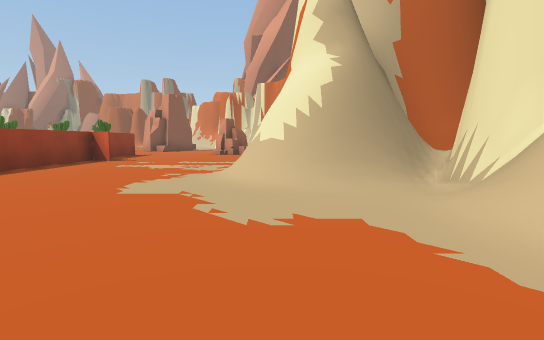
[1] (above)

24 first-person views from a walk through a 3-D level made in the Unity game engine. The camera is 1.3 m above the floor, tilts 6° down and sees 85° across. The floor is counted in squares, 2 m on a side. Each view is taken from the middle of a square. On the plan, view 1 faces up. The plan holds only what a view shows up to about 9 squares ahead; the rest is blank. The place goes on beyond the plan. Some animated figures are not drawn. Some surface patterns are stand-ins.

[2]
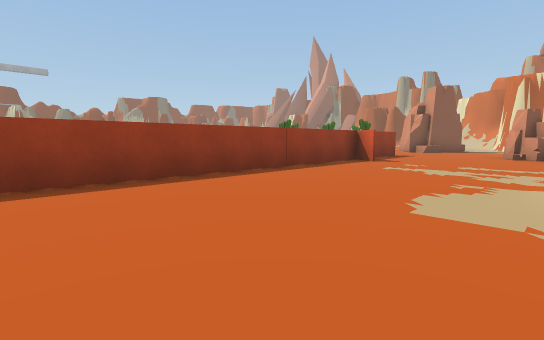

[3]
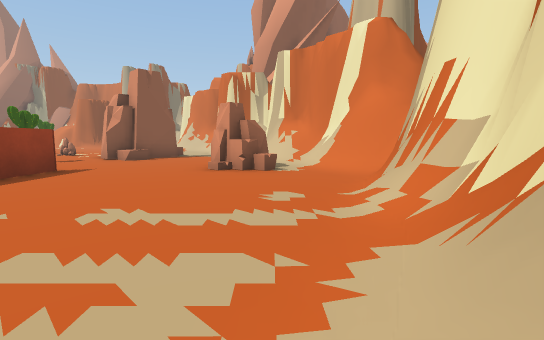

[4]
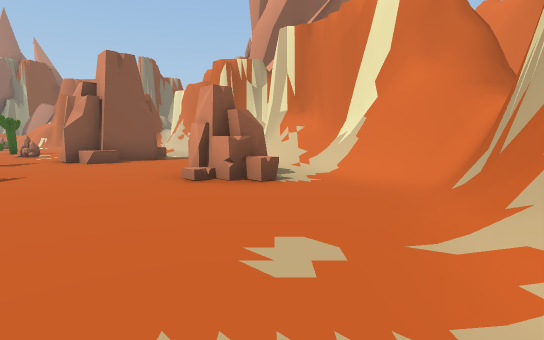

[5]
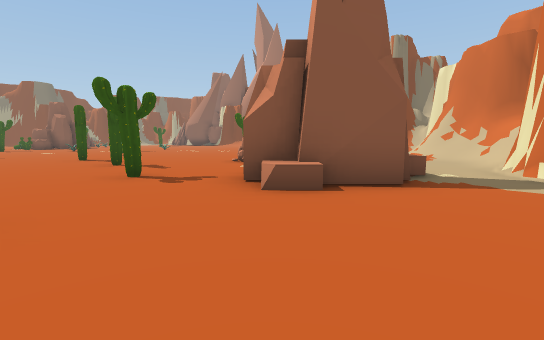

[6]
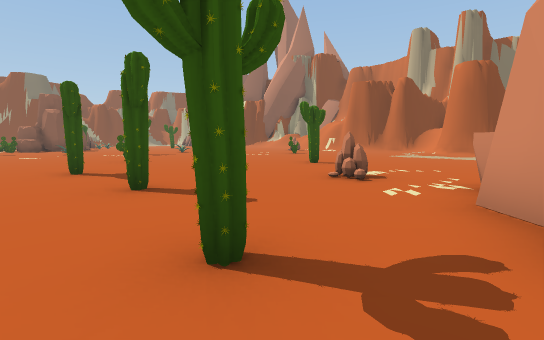

[7]
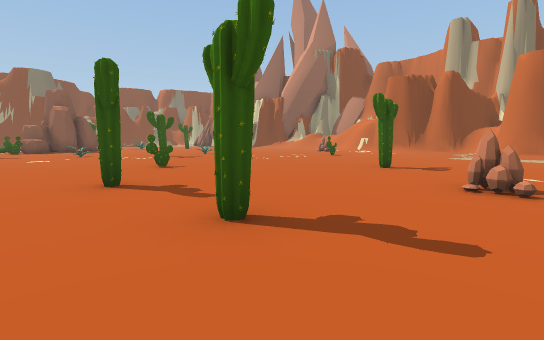

[8]
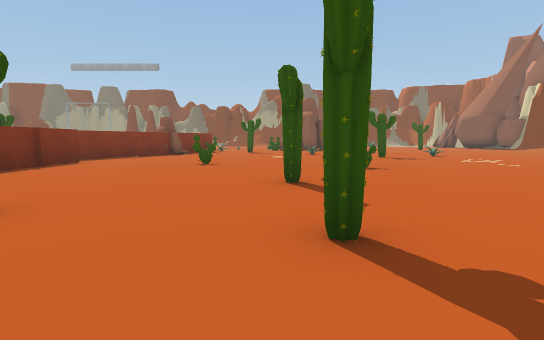

[9]
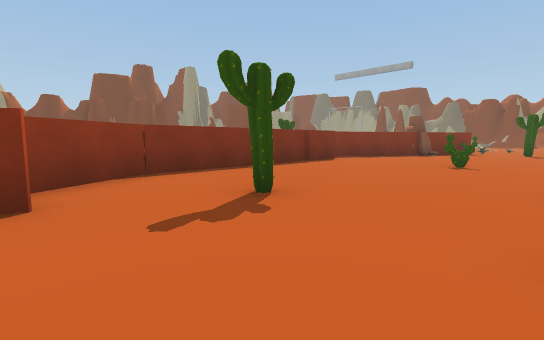

[10]
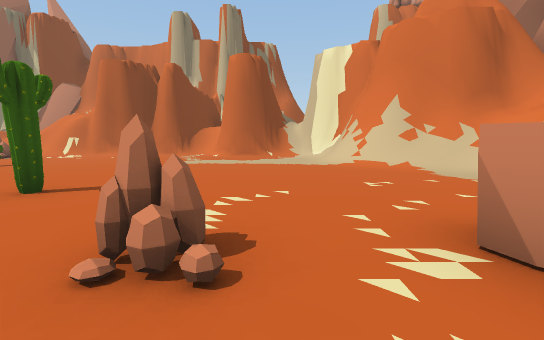

[11]
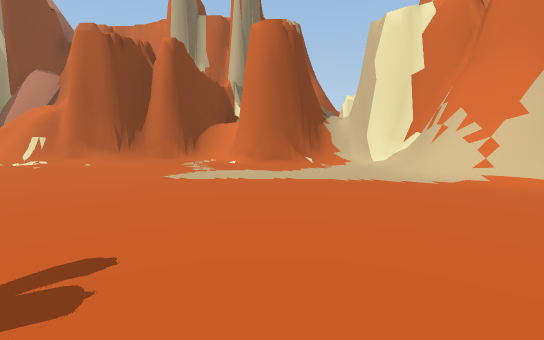

[12]
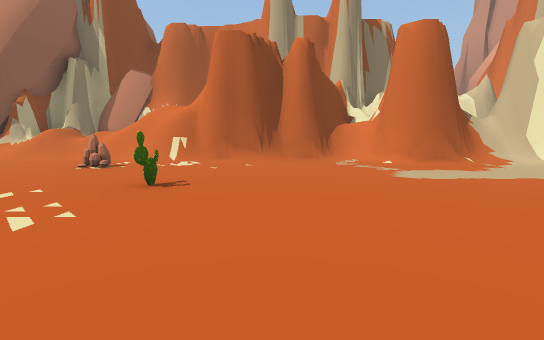

[13]
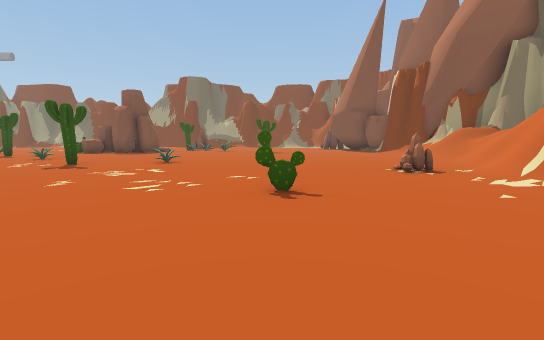

[14]
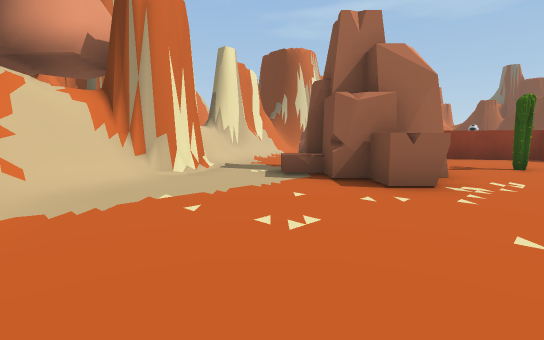

[15]
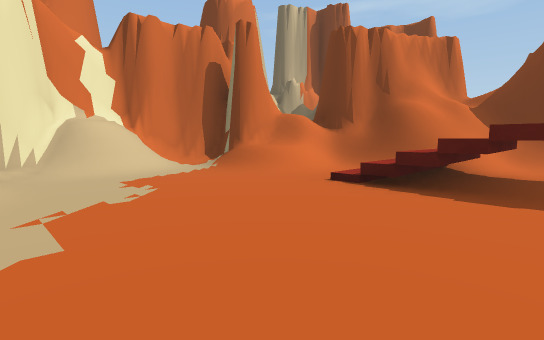

[16]
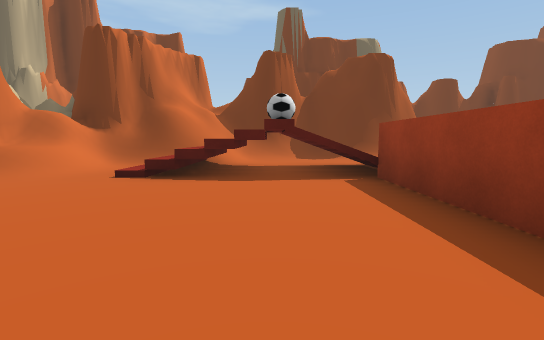

[17]
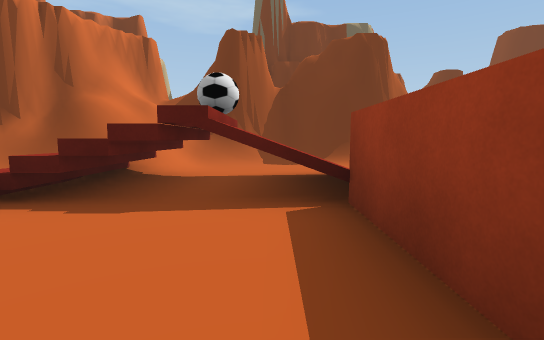

[18]
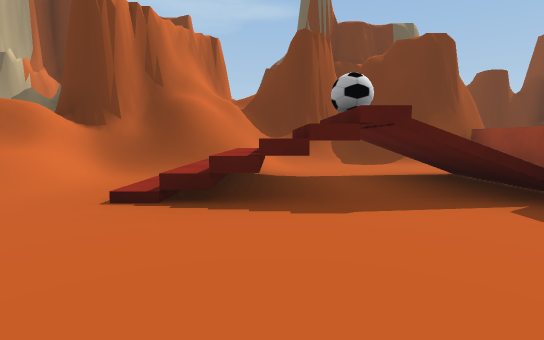

[19]
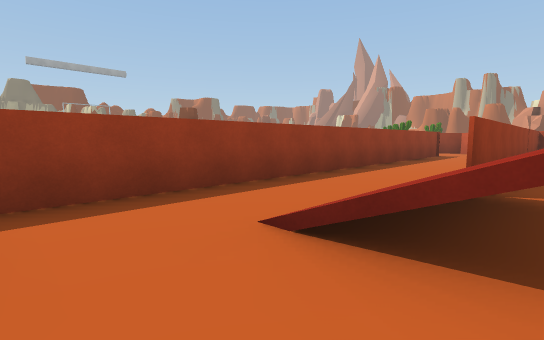

[20]
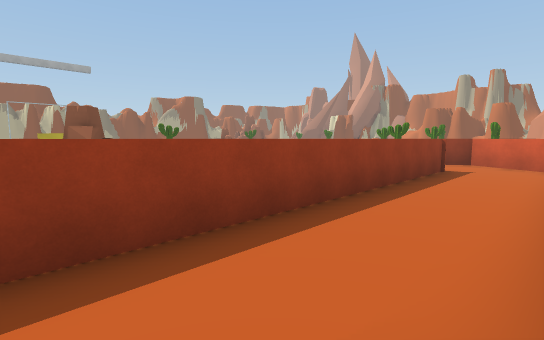

[21]
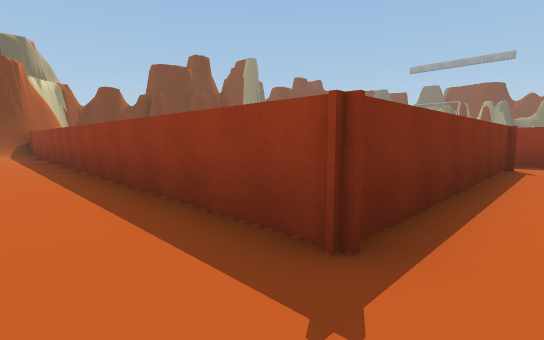

[22]
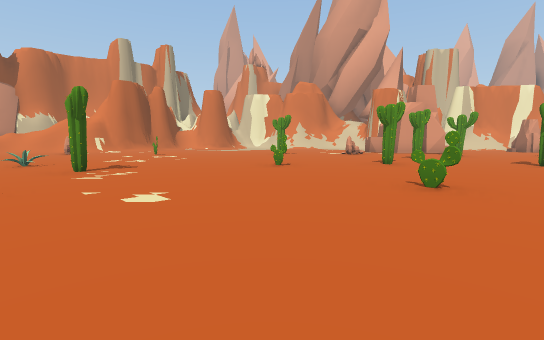

[23]
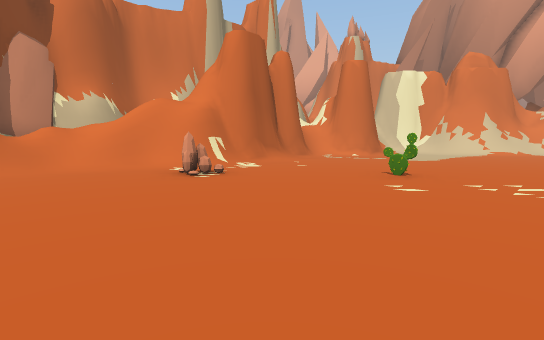

[24]
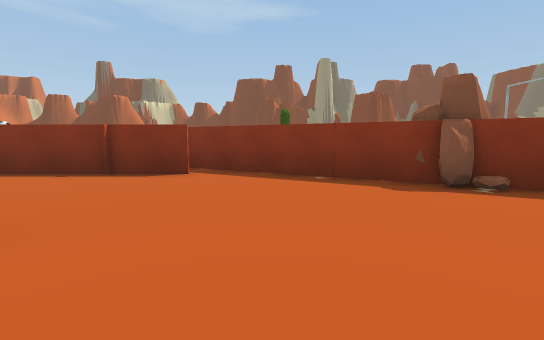

### Floor plan
Key: @ floor where view 1 was taken; # wall or solid block; . main floor; : floor 2 m higher than the main floor; / step, stairs or slope; = window, fence, low wall or low ledge; R rock; C cactus; B ball; O other object.
Columns run from 21 left of view 1 to 3 right of it. Each row starts with its distance up from view 1.
 32 ####
 31 #/
 30 /////#
 29 ///#/######
 28 .../////..#####
 27 ...R..........#
 26 ..............#
 25 ..............##
 24 .....C......../###
 23 ...............//#
 22 .................##
 21 .O.......C......./#
 20 ................./##
 19 .C.........R.RRRR./#
 18 ..............RRR..##
 17  ....C........RRR../#
 16 ..........C....R... ##
 15 ........#....C..... /##
 14 ...................R./#
 13 ....C..............RR/#
 12 ..........C... #......#
 11 R...........####......#
 10 R##.=#====###..#...../#
  9   ####.........##..../#
  8     ##.#######.#...../#
  7              #.#.....##
  6              #.#..../#
  5              #.#..../###=
  4              #.#.....///#
  3              #.#......./#
  2              #.#......./#
  1              #.#......./#
  0              #.//://.@//#
 -1              #.//B//.//##
 -2              #.////////#
 -3              #..../==###
 -4              #...//=###
 -5             ####/##=#
 -6             #########

Where each view was taken, in squares from view 1:
view 1: 0 up, 0 right, facing up
view 2: 1 up, 1 left, facing up-left
view 3: 6 up, 1 left, facing up
view 4: 8 up, 1 left, facing up
view 5: 13 up, 3 left, facing up-left
view 6: 14 up, 7 left, facing up-left
view 7: 14 up, 9 left, facing up-left
view 8: 15 up, 9 left, facing left
view 9: 15 up, 9 left, facing down-left
view 10: 17 up, 9 left, facing up
view 11: 20 up, 10 left, facing up
view 12: 20 up, 14 left, facing up
view 13: 24 up, 12 left, facing left
view 14: 23 up, 9 left, facing down-right
view 15: 4 up, 4 left, facing down-right
view 16: 5 up, 4 left, facing down
view 17: 3 up, 5 left, facing down
view 18: 3 up, 3 left, facing down
view 19: 4 down, 5 left, facing up-left
view 20: 1 down, 6 left, facing up-left
view 21: 9 up, 7 left, facing down-left
view 22: 12 up, 21 left, facing up-right
view 23: 22 up, 21 left, facing up-right
view 24: 15 up, 19 left, facing down
